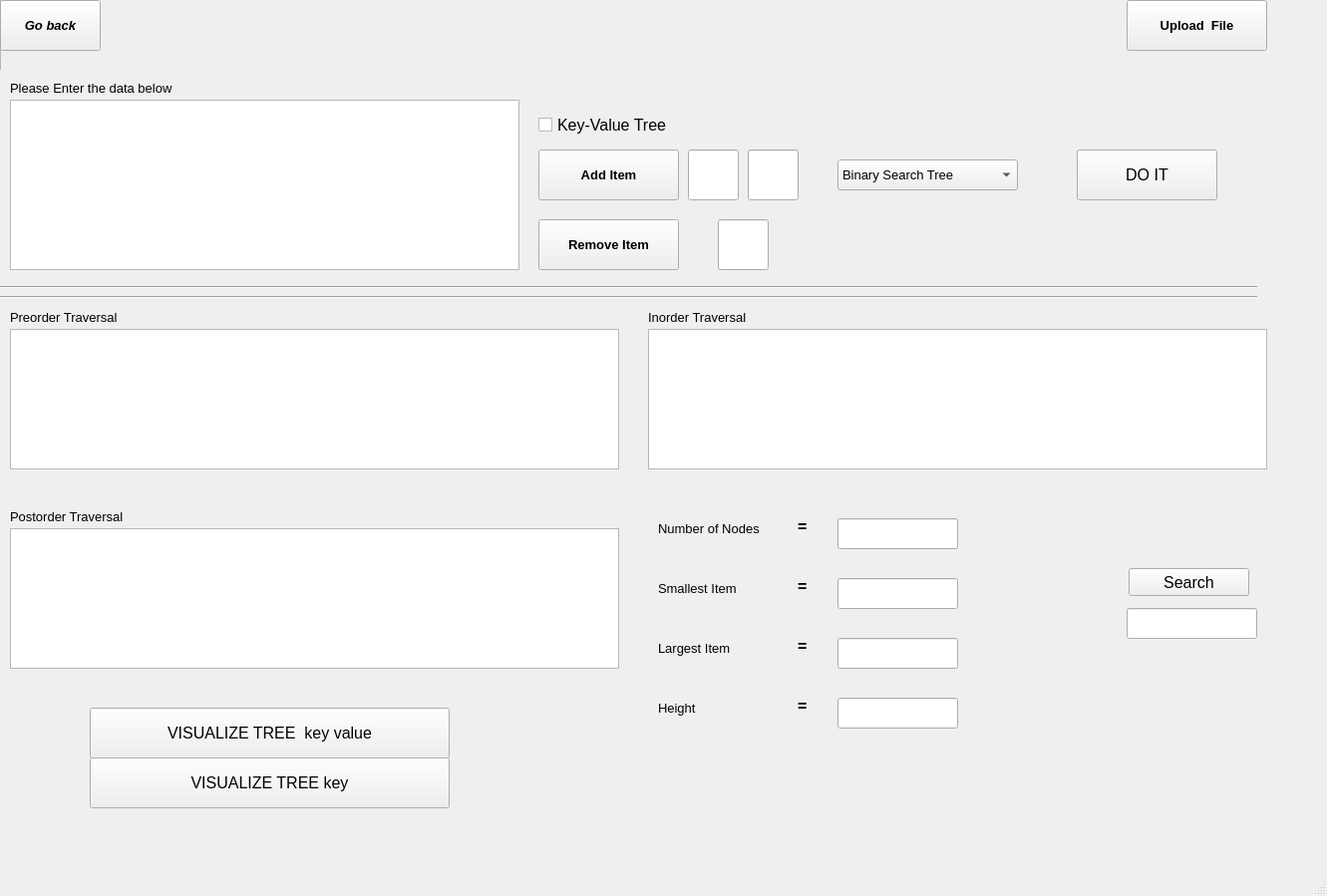
<?xml version="1.0" encoding="UTF-8"?>
<ui version="4.0">
 <class>MainWindow</class>
 <widget class="QMainWindow" name="MainWindow">
  <property name="geometry">
   <rect>
    <x>0</x>
    <y>0</y>
    <width>1331</width>
    <height>899</height>
   </rect>
  </property>
  <property name="windowTitle">
   <string>MainWindow</string>
  </property>
  <property name="tabShape">
   <enum>QTabWidget::Triangular</enum>
  </property>
  <widget class="QWidget" name="centralwidget">
   <widget class="QWidget" name="vision_widget" native="true">
    <property name="enabled">
     <bool>true</bool>
    </property>
    <property name="geometry">
     <rect>
      <x>-1060</x>
      <y>-120</y>
      <width>1281</width>
      <height>851</height>
     </rect>
    </property>
    <property name="mouseTracking">
     <bool>true</bool>
    </property>
    <widget class="QLabel" name="label_3">
     <property name="geometry">
      <rect>
       <x>500</x>
       <y>50</y>
       <width>171</width>
       <height>101</height>
      </rect>
     </property>
     <property name="font">
      <font>
       <family>Bell MT</family>
       <pointsize>26</pointsize>
       <weight>75</weight>
       <bold>true</bold>
       <underline>true</underline>
      </font>
     </property>
     <property name="text">
      <string>VISION</string>
     </property>
    </widget>
    <widget class="QPushButton" name="dpobj">
     <property name="geometry">
      <rect>
       <x>400</x>
       <y>370</y>
       <width>351</width>
       <height>31</height>
      </rect>
     </property>
     <property name="font">
      <font>
       <family>Arial Rounded MT Bold</family>
       <pointsize>12</pointsize>
      </font>
     </property>
     <property name="mouseTracking">
      <bool>true</bool>
     </property>
     <property name="text">
      <string>Dynamic Programming Algorithms</string>
     </property>
    </widget>
    <widget class="QPushButton" name="sortingobj">
     <property name="geometry">
      <rect>
       <x>520</x>
       <y>520</y>
       <width>131</width>
       <height>31</height>
      </rect>
     </property>
     <property name="font">
      <font>
       <family>Arial Rounded MT Bold</family>
       <pointsize>12</pointsize>
      </font>
     </property>
     <property name="mouseTracking">
      <bool>true</bool>
     </property>
     <property name="text">
      <string>Sorting</string>
     </property>
    </widget>
    <widget class="QPushButton" name="dsobj">
     <property name="geometry">
      <rect>
       <x>440</x>
       <y>450</y>
       <width>281</width>
       <height>31</height>
      </rect>
     </property>
     <property name="font">
      <font>
       <family>Arial Rounded MT Bold</family>
       <pointsize>12</pointsize>
      </font>
     </property>
     <property name="mouseTracking">
      <bool>true</bool>
     </property>
     <property name="text">
      <string>Data Structures Algorithms</string>
     </property>
    </widget>
    <widget class="QLabel" name="label_4">
     <property name="geometry">
      <rect>
       <x>480</x>
       <y>210</y>
       <width>231</width>
       <height>71</height>
      </rect>
     </property>
     <property name="font">
      <font>
       <family>Calibri</family>
       <pointsize>22</pointsize>
       <weight>50</weight>
       <italic>true</italic>
       <bold>false</bold>
       <underline>true</underline>
      </font>
     </property>
     <property name="text">
      <string>ALGORITHMS</string>
     </property>
    </widget>
   </widget>
   <widget class="QWidget" name="vision_dp_widget" native="true">
    <property name="enabled">
     <bool>true</bool>
    </property>
    <property name="geometry">
     <rect>
      <x>-990</x>
      <y>750</y>
      <width>1281</width>
      <height>841</height>
     </rect>
    </property>
    <widget class="QPushButton" name="vision_dp_01_btn_obj">
     <property name="geometry">
      <rect>
       <x>520</x>
       <y>480</y>
       <width>261</width>
       <height>31</height>
      </rect>
     </property>
     <property name="font">
      <font>
       <family>Arial Rounded MT Bold</family>
       <pointsize>12</pointsize>
      </font>
     </property>
     <property name="text">
      <string>01 KNAPSACK</string>
     </property>
    </widget>
    <widget class="QLabel" name="label_5">
     <property name="geometry">
      <rect>
       <x>400</x>
       <y>130</y>
       <width>451</width>
       <height>91</height>
      </rect>
     </property>
     <property name="font">
      <font>
       <family>MS Sans Serif</family>
       <pointsize>22</pointsize>
       <weight>75</weight>
       <bold>true</bold>
      </font>
     </property>
     <property name="text">
      <string>Dynamic Programming</string>
     </property>
    </widget>
    <widget class="QPushButton" name="vision_dp_matrix_btn_obj">
     <property name="geometry">
      <rect>
       <x>470</x>
       <y>380</y>
       <width>351</width>
       <height>31</height>
      </rect>
     </property>
     <property name="font">
      <font>
       <family>Arial Rounded MT Bold</family>
       <pointsize>12</pointsize>
      </font>
     </property>
     <property name="text">
      <string>MATRIX CHAIN MULTIPLICATION</string>
     </property>
    </widget>
    <widget class="QPushButton" name="gobackobj">
     <property name="geometry">
      <rect>
       <x>0</x>
       <y>0</y>
       <width>101</width>
       <height>51</height>
      </rect>
     </property>
     <property name="font">
      <font>
       <family>MS Sans Serif</family>
       <pointsize>10</pointsize>
       <weight>75</weight>
       <italic>true</italic>
       <bold>true</bold>
      </font>
     </property>
     <property name="text">
      <string>Go back</string>
     </property>
    </widget>
   </widget>
   <widget class="QWidget" name="vision_dp_01_widget" native="true">
    <property name="enabled">
     <bool>true</bool>
    </property>
    <property name="geometry">
     <rect>
      <x>-1010</x>
      <y>-710</y>
      <width>1291</width>
      <height>851</height>
     </rect>
    </property>
    <widget class="QTextEdit" name="outputobj01">
     <property name="geometry">
      <rect>
       <x>350</x>
       <y>580</y>
       <width>661</width>
       <height>201</height>
      </rect>
     </property>
     <property name="readOnly">
      <bool>true</bool>
     </property>
    </widget>
    <widget class="QPushButton" name="gobackobjfrom01">
     <property name="geometry">
      <rect>
       <x>0</x>
       <y>0</y>
       <width>101</width>
       <height>51</height>
      </rect>
     </property>
     <property name="font">
      <font>
       <family>MS Sans Serif</family>
       <pointsize>10</pointsize>
       <weight>75</weight>
       <italic>true</italic>
       <bold>true</bold>
      </font>
     </property>
     <property name="text">
      <string>Go back</string>
     </property>
    </widget>
    <widget class="QLabel" name="label_10">
     <property name="geometry">
      <rect>
       <x>420</x>
       <y>30</y>
       <width>451</width>
       <height>91</height>
      </rect>
     </property>
     <property name="font">
      <font>
       <family>MS Sans Serif</family>
       <pointsize>22</pointsize>
       <weight>75</weight>
       <bold>true</bold>
      </font>
     </property>
     <property name="text">
      <string>01 knapsack Through DP</string>
     </property>
    </widget>
    <widget class="QTextEdit" name="txtobj01">
     <property name="geometry">
      <rect>
       <x>50</x>
       <y>230</y>
       <width>631</width>
       <height>291</height>
      </rect>
     </property>
     <property name="font">
      <font>
       <family>MS Reference Sans Serif</family>
       <pointsize>11</pointsize>
       <weight>75</weight>
       <bold>true</bold>
      </font>
     </property>
    </widget>
    <widget class="QPushButton" name="uploadfile01">
     <property name="geometry">
      <rect>
       <x>950</x>
       <y>350</y>
       <width>151</width>
       <height>51</height>
      </rect>
     </property>
     <property name="font">
      <font>
       <family>MS Reference Sans Serif</family>
       <pointsize>9</pointsize>
       <weight>50</weight>
       <italic>false</italic>
       <bold>false</bold>
      </font>
     </property>
     <property name="autoFillBackground">
      <bool>false</bool>
     </property>
     <property name="text">
      <string>Upload a file</string>
     </property>
    </widget>
    <widget class="QLabel" name="label_11">
     <property name="geometry">
      <rect>
       <x>810</x>
       <y>350</y>
       <width>51</width>
       <height>41</height>
      </rect>
     </property>
     <property name="font">
      <font>
       <family>MS Reference Sans Serif</family>
       <pointsize>14</pointsize>
       <weight>75</weight>
       <bold>true</bold>
      </font>
     </property>
     <property name="text">
      <string>OR</string>
     </property>
    </widget>
    <widget class="QLabel" name="label_12">
     <property name="geometry">
      <rect>
       <x>50</x>
       <y>200</y>
       <width>211</width>
       <height>16</height>
      </rect>
     </property>
     <property name="font">
      <font>
       <pointsize>10</pointsize>
      </font>
     </property>
     <property name="text">
      <string>Please Enter the data below</string>
     </property>
    </widget>
   </widget>
   <widget class="QWidget" name="vision_dp_matrix_widget" native="true">
    <property name="enabled">
     <bool>true</bool>
    </property>
    <property name="geometry">
     <rect>
      <x>20</x>
      <y>-810</y>
      <width>1291</width>
      <height>851</height>
     </rect>
    </property>
    <widget class="QTextEdit" name="outputobjmatrix">
     <property name="geometry">
      <rect>
       <x>350</x>
       <y>580</y>
       <width>661</width>
       <height>201</height>
      </rect>
     </property>
     <property name="readOnly">
      <bool>true</bool>
     </property>
    </widget>
    <widget class="QPushButton" name="gobackobjfromatrixchain">
     <property name="geometry">
      <rect>
       <x>0</x>
       <y>0</y>
       <width>101</width>
       <height>51</height>
      </rect>
     </property>
     <property name="font">
      <font>
       <family>MS Sans Serif</family>
       <pointsize>10</pointsize>
       <weight>75</weight>
       <italic>true</italic>
       <bold>true</bold>
      </font>
     </property>
     <property name="text">
      <string>Go back</string>
     </property>
    </widget>
    <widget class="QLabel" name="label_13">
     <property name="geometry">
      <rect>
       <x>470</x>
       <y>60</y>
       <width>491</width>
       <height>91</height>
      </rect>
     </property>
     <property name="font">
      <font>
       <family>MS Sans Serif</family>
       <pointsize>22</pointsize>
       <weight>75</weight>
       <bold>true</bold>
      </font>
     </property>
     <property name="text">
      <string>Matrix Chain multiplication </string>
     </property>
    </widget>
    <widget class="QTextEdit" name="txtobjmatrix">
     <property name="geometry">
      <rect>
       <x>50</x>
       <y>230</y>
       <width>631</width>
       <height>291</height>
      </rect>
     </property>
     <property name="font">
      <font>
       <family>MS Reference Sans Serif</family>
       <pointsize>11</pointsize>
       <weight>75</weight>
       <bold>true</bold>
      </font>
     </property>
    </widget>
    <widget class="QPushButton" name="uploadfile01matrix">
     <property name="geometry">
      <rect>
       <x>950</x>
       <y>350</y>
       <width>151</width>
       <height>51</height>
      </rect>
     </property>
     <property name="font">
      <font>
       <family>MS Reference Sans Serif</family>
       <pointsize>9</pointsize>
       <weight>50</weight>
       <italic>false</italic>
       <bold>false</bold>
      </font>
     </property>
     <property name="autoFillBackground">
      <bool>false</bool>
     </property>
     <property name="text">
      <string>Upload a file</string>
     </property>
    </widget>
    <widget class="QLabel" name="label_14">
     <property name="geometry">
      <rect>
       <x>810</x>
       <y>350</y>
       <width>51</width>
       <height>41</height>
      </rect>
     </property>
     <property name="font">
      <font>
       <family>MS Reference Sans Serif</family>
       <pointsize>14</pointsize>
       <weight>75</weight>
       <bold>true</bold>
      </font>
     </property>
     <property name="text">
      <string>OR</string>
     </property>
    </widget>
    <widget class="QLabel" name="label_15">
     <property name="geometry">
      <rect>
       <x>50</x>
       <y>200</y>
       <width>211</width>
       <height>16</height>
      </rect>
     </property>
     <property name="font">
      <font>
       <pointsize>10</pointsize>
      </font>
     </property>
     <property name="text">
      <string>Please Enter the data below</string>
     </property>
    </widget>
   </widget>
   <widget class="QWidget" name="vision_tree_widget" native="true">
    <property name="geometry">
     <rect>
      <x>0</x>
      <y>0</y>
      <width>1291</width>
      <height>851</height>
     </rect>
    </property>
    <widget class="QPushButton" name="gobackfromtree">
     <property name="geometry">
      <rect>
       <x>0</x>
       <y>0</y>
       <width>101</width>
       <height>51</height>
      </rect>
     </property>
     <property name="font">
      <font>
       <family>MS Sans Serif</family>
       <pointsize>10</pointsize>
       <weight>75</weight>
       <italic>true</italic>
       <bold>true</bold>
      </font>
     </property>
     <property name="text">
      <string>Go back</string>
     </property>
    </widget>
    <widget class="QPushButton" name="viskeyvalbtnobj">
     <property name="geometry">
      <rect>
       <x>90</x>
       <y>710</y>
       <width>361</width>
       <height>51</height>
      </rect>
     </property>
     <property name="font">
      <font>
       <family>Microsoft YaHei UI</family>
       <pointsize>12</pointsize>
       <weight>50</weight>
       <italic>false</italic>
       <bold>false</bold>
       <underline>false</underline>
      </font>
     </property>
     <property name="autoFillBackground">
      <bool>false</bool>
     </property>
     <property name="text">
      <string>VISUALIZE TREE  key value</string>
     </property>
    </widget>
    <widget class="QTextEdit" name="inorderoutputobj">
     <property name="geometry">
      <rect>
       <x>650</x>
       <y>330</y>
       <width>621</width>
       <height>141</height>
      </rect>
     </property>
     <property name="font">
      <font>
       <pointsize>12</pointsize>
       <weight>50</weight>
       <bold>false</bold>
      </font>
     </property>
     <property name="readOnly">
      <bool>true</bool>
     </property>
    </widget>
    <widget class="QLabel" name="label_16">
     <property name="geometry">
      <rect>
       <x>10</x>
       <y>80</y>
       <width>211</width>
       <height>16</height>
      </rect>
     </property>
     <property name="font">
      <font>
       <pointsize>10</pointsize>
      </font>
     </property>
     <property name="text">
      <string>Please Enter the data below</string>
     </property>
    </widget>
    <widget class="QTextEdit" name="treeinputboxobj">
     <property name="geometry">
      <rect>
       <x>10</x>
       <y>100</y>
       <width>511</width>
       <height>171</height>
      </rect>
     </property>
     <property name="font">
      <font>
       <family>MS Reference Sans Serif</family>
       <pointsize>10</pointsize>
       <weight>75</weight>
       <bold>true</bold>
      </font>
     </property>
     <property name="readOnly">
      <bool>true</bool>
     </property>
    </widget>
    <widget class="QPushButton" name="viskeybtnobj">
     <property name="geometry">
      <rect>
       <x>90</x>
       <y>760</y>
       <width>361</width>
       <height>51</height>
      </rect>
     </property>
     <property name="font">
      <font>
       <family>Microsoft YaHei UI</family>
       <pointsize>12</pointsize>
       <weight>50</weight>
       <italic>false</italic>
       <bold>false</bold>
       <underline>false</underline>
      </font>
     </property>
     <property name="autoFillBackground">
      <bool>false</bool>
     </property>
     <property name="text">
      <string>VISUALIZE TREE key</string>
     </property>
    </widget>
    <widget class="QPushButton" name="uploadtreefilebtnobj">
     <property name="geometry">
      <rect>
       <x>1130</x>
       <y>0</y>
       <width>141</width>
       <height>51</height>
      </rect>
     </property>
     <property name="font">
      <font>
       <family>MS Sans Serif</family>
       <pointsize>10</pointsize>
       <weight>75</weight>
       <italic>false</italic>
       <bold>true</bold>
      </font>
     </property>
     <property name="text">
      <string>Upload  File</string>
     </property>
    </widget>
    <widget class="QComboBox" name="treeselectorobj">
     <property name="geometry">
      <rect>
       <x>840</x>
       <y>160</y>
       <width>181</width>
       <height>31</height>
      </rect>
     </property>
     <property name="font">
      <font>
       <pointsize>10</pointsize>
      </font>
     </property>
     <item>
      <property name="text">
       <string>Binary Search Tree</string>
      </property>
     </item>
     <item>
      <property name="text">
       <string>Red Black Tree</string>
      </property>
     </item>
     <item>
      <property name="text">
       <string>KD Tree</string>
      </property>
     </item>
    </widget>
    <widget class="QLabel" name="label_8">
     <property name="geometry">
      <rect>
       <x>650</x>
       <y>310</y>
       <width>161</width>
       <height>16</height>
      </rect>
     </property>
     <property name="font">
      <font>
       <pointsize>10</pointsize>
      </font>
     </property>
     <property name="text">
      <string>Inorder Traversal</string>
     </property>
    </widget>
    <widget class="Line" name="line">
     <property name="geometry">
      <rect>
       <x>0</x>
       <y>280</y>
       <width>1261</width>
       <height>16</height>
      </rect>
     </property>
     <property name="orientation">
      <enum>Qt::Horizontal</enum>
     </property>
    </widget>
    <widget class="Line" name="line_2">
     <property name="geometry">
      <rect>
       <x>0</x>
       <y>290</y>
       <width>1261</width>
       <height>16</height>
      </rect>
     </property>
     <property name="orientation">
      <enum>Qt::Horizontal</enum>
     </property>
    </widget>
    <widget class="QPushButton" name="dotreebtnobj">
     <property name="geometry">
      <rect>
       <x>1080</x>
       <y>150</y>
       <width>141</width>
       <height>51</height>
      </rect>
     </property>
     <property name="font">
      <font>
       <pointsize>12</pointsize>
      </font>
     </property>
     <property name="text">
      <string>DO IT</string>
     </property>
    </widget>
    <widget class="QTextEdit" name="postorderoutputobj">
     <property name="geometry">
      <rect>
       <x>10</x>
       <y>530</y>
       <width>611</width>
       <height>141</height>
      </rect>
     </property>
     <property name="font">
      <font>
       <pointsize>12</pointsize>
       <weight>50</weight>
       <bold>false</bold>
      </font>
     </property>
     <property name="readOnly">
      <bool>true</bool>
     </property>
    </widget>
    <widget class="QLabel" name="label_19">
     <property name="geometry">
      <rect>
       <x>10</x>
       <y>510</y>
       <width>151</width>
       <height>16</height>
      </rect>
     </property>
     <property name="font">
      <font>
       <pointsize>10</pointsize>
      </font>
     </property>
     <property name="text">
      <string>Postorder Traversal</string>
     </property>
    </widget>
    <widget class="QTextEdit" name="preorderoutputobj">
     <property name="geometry">
      <rect>
       <x>10</x>
       <y>330</y>
       <width>611</width>
       <height>141</height>
      </rect>
     </property>
     <property name="font">
      <font>
       <pointsize>12</pointsize>
       <weight>50</weight>
       <bold>false</bold>
      </font>
     </property>
     <property name="readOnly">
      <bool>true</bool>
     </property>
     <property name="html">
      <string>&lt;!DOCTYPE HTML PUBLIC &quot;-//W3C//DTD HTML 4.0//EN&quot; &quot;http://www.w3.org/TR/REC-html40/strict.dtd&quot;&gt;
&lt;html&gt;&lt;head&gt;&lt;meta name=&quot;qrichtext&quot; content=&quot;1&quot; /&gt;&lt;style type=&quot;text/css&quot;&gt;
p, li { white-space: pre-wrap; }
&lt;/style&gt;&lt;/head&gt;&lt;body style=&quot; font-family:'MS Shell Dlg 2'; font-size:12pt; font-weight:400; font-style:normal;&quot;&gt;
&lt;p style=&quot;-qt-paragraph-type:empty; margin-top:0px; margin-bottom:0px; margin-left:0px; margin-right:0px; -qt-block-indent:0; text-indent:0px; font-weight:600;&quot;&gt;&lt;br /&gt;&lt;/p&gt;&lt;/body&gt;&lt;/html&gt;</string>
     </property>
    </widget>
    <widget class="QLabel" name="label_20">
     <property name="geometry">
      <rect>
       <x>10</x>
       <y>310</y>
       <width>151</width>
       <height>16</height>
      </rect>
     </property>
     <property name="font">
      <font>
       <pointsize>10</pointsize>
      </font>
     </property>
     <property name="text">
      <string>Preorder Traversal</string>
     </property>
    </widget>
    <widget class="QLineEdit" name="smallestitemobj">
     <property name="geometry">
      <rect>
       <x>840</x>
       <y>580</y>
       <width>121</width>
       <height>31</height>
      </rect>
     </property>
     <property name="font">
      <font>
       <pointsize>10</pointsize>
      </font>
     </property>
     <property name="readOnly">
      <bool>true</bool>
     </property>
    </widget>
    <widget class="QLabel" name="label_17">
     <property name="geometry">
      <rect>
       <x>660</x>
       <y>570</y>
       <width>111</width>
       <height>41</height>
      </rect>
     </property>
     <property name="font">
      <font>
       <pointsize>10</pointsize>
      </font>
     </property>
     <property name="text">
      <string>Smallest Item  </string>
     </property>
    </widget>
    <widget class="QLabel" name="label_21">
     <property name="geometry">
      <rect>
       <x>800</x>
       <y>580</y>
       <width>21</width>
       <height>16</height>
      </rect>
     </property>
     <property name="font">
      <font>
       <pointsize>12</pointsize>
       <weight>75</weight>
       <bold>true</bold>
      </font>
     </property>
     <property name="text">
      <string>=</string>
     </property>
    </widget>
    <widget class="QLineEdit" name="largestestitemobj">
     <property name="geometry">
      <rect>
       <x>840</x>
       <y>640</y>
       <width>121</width>
       <height>31</height>
      </rect>
     </property>
     <property name="font">
      <font>
       <pointsize>10</pointsize>
      </font>
     </property>
     <property name="readOnly">
      <bool>true</bool>
     </property>
    </widget>
    <widget class="QLabel" name="label_22">
     <property name="geometry">
      <rect>
       <x>800</x>
       <y>640</y>
       <width>21</width>
       <height>16</height>
      </rect>
     </property>
     <property name="font">
      <font>
       <pointsize>12</pointsize>
       <weight>75</weight>
       <bold>true</bold>
      </font>
     </property>
     <property name="text">
      <string>=</string>
     </property>
    </widget>
    <widget class="QLabel" name="label_23">
     <property name="geometry">
      <rect>
       <x>660</x>
       <y>630</y>
       <width>111</width>
       <height>41</height>
      </rect>
     </property>
     <property name="font">
      <font>
       <pointsize>10</pointsize>
      </font>
     </property>
     <property name="text">
      <string>Largest Item</string>
     </property>
    </widget>
    <widget class="QLineEdit" name="heightoftreeobj">
     <property name="geometry">
      <rect>
       <x>840</x>
       <y>700</y>
       <width>121</width>
       <height>31</height>
      </rect>
     </property>
     <property name="font">
      <font>
       <pointsize>10</pointsize>
      </font>
     </property>
     <property name="readOnly">
      <bool>true</bool>
     </property>
    </widget>
    <widget class="QLabel" name="label_24">
     <property name="geometry">
      <rect>
       <x>800</x>
       <y>700</y>
       <width>21</width>
       <height>16</height>
      </rect>
     </property>
     <property name="font">
      <font>
       <pointsize>12</pointsize>
       <weight>75</weight>
       <bold>true</bold>
      </font>
     </property>
     <property name="text">
      <string>=</string>
     </property>
    </widget>
    <widget class="QLabel" name="label_25">
     <property name="geometry">
      <rect>
       <x>660</x>
       <y>690</y>
       <width>111</width>
       <height>41</height>
      </rect>
     </property>
     <property name="font">
      <font>
       <pointsize>10</pointsize>
      </font>
     </property>
     <property name="text">
      <string>Height</string>
     </property>
    </widget>
    <widget class="QLineEdit" name="noofnodeobj">
     <property name="geometry">
      <rect>
       <x>840</x>
       <y>520</y>
       <width>121</width>
       <height>31</height>
      </rect>
     </property>
     <property name="font">
      <font>
       <pointsize>10</pointsize>
      </font>
     </property>
     <property name="readOnly">
      <bool>true</bool>
     </property>
    </widget>
    <widget class="QLabel" name="label_26">
     <property name="geometry">
      <rect>
       <x>800</x>
       <y>520</y>
       <width>21</width>
       <height>16</height>
      </rect>
     </property>
     <property name="font">
      <font>
       <pointsize>12</pointsize>
       <weight>75</weight>
       <bold>true</bold>
      </font>
     </property>
     <property name="text">
      <string>=</string>
     </property>
    </widget>
    <widget class="QLabel" name="label_27">
     <property name="geometry">
      <rect>
       <x>660</x>
       <y>510</y>
       <width>131</width>
       <height>41</height>
      </rect>
     </property>
     <property name="font">
      <font>
       <pointsize>10</pointsize>
      </font>
     </property>
     <property name="text">
      <string>Number of Nodes</string>
     </property>
    </widget>
    <widget class="QPushButton" name="removeitembtnobj">
     <property name="geometry">
      <rect>
       <x>540</x>
       <y>220</y>
       <width>141</width>
       <height>51</height>
      </rect>
     </property>
     <property name="font">
      <font>
       <family>MS Sans Serif</family>
       <pointsize>10</pointsize>
       <weight>75</weight>
       <italic>false</italic>
       <bold>true</bold>
      </font>
     </property>
     <property name="text">
      <string>Remove Item</string>
     </property>
    </widget>
    <widget class="QPushButton" name="additembtnobj">
     <property name="geometry">
      <rect>
       <x>540</x>
       <y>150</y>
       <width>141</width>
       <height>51</height>
      </rect>
     </property>
     <property name="font">
      <font>
       <family>MS Sans Serif</family>
       <pointsize>10</pointsize>
       <weight>75</weight>
       <italic>false</italic>
       <bold>true</bold>
      </font>
     </property>
     <property name="text">
      <string>Add Item</string>
     </property>
    </widget>
    <widget class="QLineEdit" name="removeiteminputobj">
     <property name="geometry">
      <rect>
       <x>720</x>
       <y>220</y>
       <width>51</width>
       <height>51</height>
      </rect>
     </property>
     <property name="font">
      <font>
       <pointsize>12</pointsize>
      </font>
     </property>
     <property name="text">
      <string/>
     </property>
     <property name="readOnly">
      <bool>false</bool>
     </property>
    </widget>
    <widget class="QLineEdit" name="additeminputobj">
     <property name="geometry">
      <rect>
       <x>690</x>
       <y>150</y>
       <width>51</width>
       <height>51</height>
      </rect>
     </property>
     <property name="font">
      <font>
       <pointsize>12</pointsize>
      </font>
     </property>
     <property name="text">
      <string/>
     </property>
     <property name="readOnly">
      <bool>false</bool>
     </property>
    </widget>
    <widget class="QLineEdit" name="searchtreeresultobj">
     <property name="geometry">
      <rect>
       <x>1130</x>
       <y>610</y>
       <width>131</width>
       <height>31</height>
      </rect>
     </property>
     <property name="font">
      <font>
       <pointsize>10</pointsize>
      </font>
     </property>
     <property name="readOnly">
      <bool>false</bool>
     </property>
    </widget>
    <widget class="QPushButton" name="searchtreebtnobj">
     <property name="geometry">
      <rect>
       <x>1132</x>
       <y>570</y>
       <width>121</width>
       <height>28</height>
      </rect>
     </property>
     <property name="font">
      <font>
       <pointsize>12</pointsize>
       <weight>50</weight>
       <bold>false</bold>
      </font>
     </property>
     <property name="text">
      <string>Search</string>
     </property>
    </widget>
    <widget class="QLineEdit" name="additeminputobj_2">
     <property name="geometry">
      <rect>
       <x>750</x>
       <y>150</y>
       <width>51</width>
       <height>51</height>
      </rect>
     </property>
     <property name="font">
      <font>
       <pointsize>12</pointsize>
      </font>
     </property>
     <property name="text">
      <string/>
     </property>
     <property name="readOnly">
      <bool>false</bool>
     </property>
    </widget>
    <widget class="QCheckBox" name="kvchkobj">
     <property name="geometry">
      <rect>
       <x>540</x>
       <y>110</y>
       <width>261</width>
       <height>31</height>
      </rect>
     </property>
     <property name="font">
      <font>
       <pointsize>12</pointsize>
      </font>
     </property>
     <property name="text">
      <string>Key-Value Tree</string>
     </property>
     <property name="iconSize">
      <size>
       <width>100</width>
       <height>100</height>
      </size>
     </property>
    </widget>
   </widget>
   <widget class="QWidget" name="vision_sorting_widget" native="true">
    <property name="enabled">
     <bool>true</bool>
    </property>
    <property name="geometry">
     <rect>
      <x>1250</x>
      <y>-660</y>
      <width>1151</width>
      <height>761</height>
     </rect>
    </property>
    <widget class="QLabel" name="label_41">
     <property name="geometry">
      <rect>
       <x>540</x>
       <y>10</y>
       <width>191</width>
       <height>61</height>
      </rect>
     </property>
     <property name="font">
      <font>
       <family>MS Sans Serif</family>
       <pointsize>22</pointsize>
       <weight>75</weight>
       <bold>true</bold>
      </font>
     </property>
     <property name="text">
      <string>SORTING</string>
     </property>
    </widget>
    <widget class="QPushButton" name="gobackobjfromsorting">
     <property name="geometry">
      <rect>
       <x>0</x>
       <y>0</y>
       <width>101</width>
       <height>51</height>
      </rect>
     </property>
     <property name="font">
      <font>
       <family>MS Sans Serif</family>
       <pointsize>10</pointsize>
       <weight>75</weight>
       <italic>true</italic>
       <bold>true</bold>
      </font>
     </property>
     <property name="text">
      <string>Go back</string>
     </property>
    </widget>
    <widget class="QComboBox" name="sortchoiceobj">
     <property name="geometry">
      <rect>
       <x>80</x>
       <y>520</y>
       <width>191</width>
       <height>31</height>
      </rect>
     </property>
     <property name="font">
      <font>
       <family>MS Sans Serif</family>
       <pointsize>11</pointsize>
      </font>
     </property>
     <item>
      <property name="text">
       <string>Bubble sort</string>
      </property>
     </item>
     <item>
      <property name="text">
       <string>selection sort</string>
      </property>
     </item>
     <item>
      <property name="text">
       <string>Insertion sort</string>
      </property>
     </item>
     <item>
      <property name="text">
       <string>Merge sort</string>
      </property>
     </item>
     <item>
      <property name="text">
       <string>Quick Sort</string>
      </property>
     </item>
     <item>
      <property name="text">
       <string>Heap Sort</string>
      </property>
     </item>
    </widget>
    <widget class="QLabel" name="label_42">
     <property name="geometry">
      <rect>
       <x>750</x>
       <y>230</y>
       <width>51</width>
       <height>41</height>
      </rect>
     </property>
     <property name="font">
      <font>
       <family>MS Reference Sans Serif</family>
       <pointsize>14</pointsize>
       <weight>75</weight>
       <bold>true</bold>
      </font>
     </property>
     <property name="text">
      <string>OR</string>
     </property>
    </widget>
    <widget class="QPushButton" name="filebtnobj">
     <property name="geometry">
      <rect>
       <x>840</x>
       <y>230</y>
       <width>151</width>
       <height>51</height>
      </rect>
     </property>
     <property name="font">
      <font>
       <family>MS Reference Sans Serif</family>
       <pointsize>9</pointsize>
       <weight>50</weight>
       <italic>false</italic>
       <bold>false</bold>
      </font>
     </property>
     <property name="autoFillBackground">
      <bool>false</bool>
     </property>
     <property name="text">
      <string>Upload a file</string>
     </property>
    </widget>
    <widget class="QLabel" name="label_43">
     <property name="geometry">
      <rect>
       <x>80</x>
       <y>140</y>
       <width>211</width>
       <height>16</height>
      </rect>
     </property>
     <property name="font">
      <font>
       <pointsize>10</pointsize>
      </font>
     </property>
     <property name="text">
      <string>Please Enter the data below</string>
     </property>
    </widget>
    <widget class="QPushButton" name="sortbtnobj">
     <property name="geometry">
      <rect>
       <x>460</x>
       <y>600</y>
       <width>131</width>
       <height>51</height>
      </rect>
     </property>
     <property name="font">
      <font>
       <family>MingLiU_HKSCS-ExtB</family>
       <pointsize>15</pointsize>
       <weight>75</weight>
       <italic>false</italic>
       <bold>true</bold>
      </font>
     </property>
     <property name="autoFillBackground">
      <bool>false</bool>
     </property>
     <property name="text">
      <string>SORT IT</string>
     </property>
    </widget>
    <widget class="QLabel" name="label_44">
     <property name="geometry">
      <rect>
       <x>80</x>
       <y>490</y>
       <width>261</width>
       <height>21</height>
      </rect>
     </property>
     <property name="font">
      <font>
       <pointsize>10</pointsize>
      </font>
     </property>
     <property name="text">
      <string>Please select the sorting algorithm</string>
     </property>
    </widget>
    <widget class="QTextEdit" name="txtobj">
     <property name="geometry">
      <rect>
       <x>80</x>
       <y>170</y>
       <width>581</width>
       <height>161</height>
      </rect>
     </property>
     <property name="font">
      <font>
       <family>MS Reference Sans Serif</family>
       <pointsize>11</pointsize>
       <weight>75</weight>
       <bold>true</bold>
      </font>
     </property>
    </widget>
    <widget class="QTextEdit" name="outputsortobj">
     <property name="geometry">
      <rect>
       <x>630</x>
       <y>500</y>
       <width>621</width>
       <height>271</height>
      </rect>
     </property>
     <property name="font">
      <font>
       <family>MS Reference Sans Serif</family>
       <pointsize>11</pointsize>
       <weight>75</weight>
       <bold>true</bold>
      </font>
     </property>
     <property name="readOnly">
      <bool>true</bool>
     </property>
    </widget>
    <widget class="QLabel" name="label_45">
     <property name="geometry">
      <rect>
       <x>80</x>
       <y>600</y>
       <width>291</width>
       <height>21</height>
      </rect>
     </property>
     <property name="font">
      <font>
       <pointsize>10</pointsize>
      </font>
     </property>
     <property name="text">
      <string>Please select ascending or descending</string>
     </property>
    </widget>
    <widget class="QComboBox" name="ascordescobj">
     <property name="geometry">
      <rect>
       <x>80</x>
       <y>630</y>
       <width>191</width>
       <height>31</height>
      </rect>
     </property>
     <property name="font">
      <font>
       <family>MS Sans Serif</family>
       <pointsize>11</pointsize>
      </font>
     </property>
     <item>
      <property name="text">
       <string>Ascending</string>
      </property>
     </item>
     <item>
      <property name="text">
       <string>Descending</string>
      </property>
     </item>
    </widget>
   </widget>
  </widget>
  <widget class="QMenuBar" name="menubar">
   <property name="geometry">
    <rect>
     <x>0</x>
     <y>0</y>
     <width>1331</width>
     <height>26</height>
    </rect>
   </property>
  </widget>
  <widget class="QStatusBar" name="statusbar"/>
 </widget>
 <resources/>
 <connections/>
</ui>
